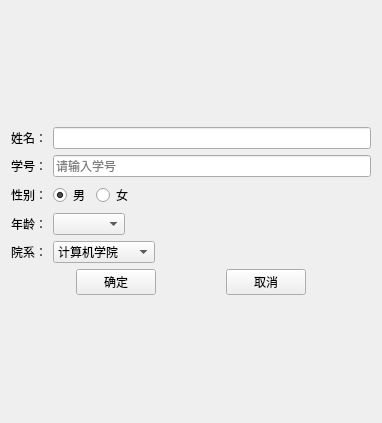
<?xml version="1.0" encoding="UTF-8"?>
<ui version="4.0">
 <class>AddStudent</class>
 <widget class="QWidget" name="AddStudent">
  <property name="geometry">
   <rect>
    <x>0</x>
    <y>0</y>
    <width>382</width>
    <height>423</height>
   </rect>
  </property>
  <property name="windowTitle">
   <string>Form</string>
  </property>
  <layout class="QGridLayout" name="gridLayout">
   <item row="0" column="0">
    <layout class="QVBoxLayout" name="verticalLayout">
     <item>
      <layout class="QHBoxLayout" name="horizontalLayout">
       <item>
        <widget class="QLabel" name="label_name">
         <property name="text">
          <string>姓名：</string>
         </property>
        </widget>
       </item>
       <item>
        <widget class="QLineEdit" name="lineEdit_name"/>
       </item>
      </layout>
     </item>
     <item>
      <layout class="QHBoxLayout" name="horizontalLayout_2">
       <item>
        <widget class="QLabel" name="label_classid">
         <property name="text">
          <string>学号：</string>
         </property>
        </widget>
       </item>
       <item>
        <widget class="QLineEdit" name="lineEdit_classId">
         <property name="placeholderText">
          <string>请输入学号</string>
         </property>
        </widget>
       </item>
      </layout>
     </item>
     <item>
      <layout class="QHBoxLayout" name="horizontalLayout_3">
       <item>
        <widget class="QLabel" name="label_sex">
         <property name="text">
          <string>性别：</string>
         </property>
        </widget>
       </item>
       <item>
        <widget class="QRadioButton" name="rBtn_man">
         <property name="text">
          <string>男</string>
         </property>
         <property name="checked">
          <bool>true</bool>
         </property>
         <attribute name="buttonGroup">
          <string notr="true">SexGroup</string>
         </attribute>
        </widget>
       </item>
       <item>
        <widget class="QRadioButton" name="rBtn_woman">
         <property name="text">
          <string>女</string>
         </property>
         <attribute name="buttonGroup">
          <string notr="true">SexGroup</string>
         </attribute>
        </widget>
       </item>
       <item>
        <spacer name="horizontalSpacer_6">
         <property name="orientation">
          <enum>Qt::Horizontal</enum>
         </property>
         <property name="sizeHint" stdset="0">
          <size>
           <width>40</width>
           <height>20</height>
          </size>
         </property>
        </spacer>
       </item>
      </layout>
     </item>
     <item>
      <layout class="QHBoxLayout" name="horizontalLayout_4">
       <item>
        <widget class="QLabel" name="label_age">
         <property name="text">
          <string>年龄：</string>
         </property>
        </widget>
       </item>
       <item>
        <widget class="QComboBox" name="cBox_age"/>
       </item>
       <item>
        <spacer name="horizontalSpacer_4">
         <property name="orientation">
          <enum>Qt::Horizontal</enum>
         </property>
         <property name="sizeHint" stdset="0">
          <size>
           <width>40</width>
           <height>20</height>
          </size>
         </property>
        </spacer>
       </item>
      </layout>
     </item>
     <item>
      <layout class="QHBoxLayout" name="horizontalLayout_5">
       <item>
        <widget class="QLabel" name="label_department">
         <property name="text">
          <string>院系：</string>
         </property>
        </widget>
       </item>
       <item>
        <widget class="QComboBox" name="cBox_dpt">
         <item>
          <property name="text">
           <string>计算机学院</string>
          </property>
         </item>
         <item>
          <property name="text">
           <string>汽修学院</string>
          </property>
         </item>
         <item>
          <property name="text">
           <string>酒店管理学院</string>
          </property>
         </item>
        </widget>
       </item>
       <item>
        <spacer name="horizontalSpacer_5">
         <property name="orientation">
          <enum>Qt::Horizontal</enum>
         </property>
         <property name="sizeHint" stdset="0">
          <size>
           <width>40</width>
           <height>20</height>
          </size>
         </property>
        </spacer>
       </item>
      </layout>
     </item>
     <item>
      <layout class="QHBoxLayout" name="horizontalLayout_6">
       <item>
        <spacer name="horizontalSpacer_2">
         <property name="orientation">
          <enum>Qt::Horizontal</enum>
         </property>
         <property name="sizeHint" stdset="0">
          <size>
           <width>40</width>
           <height>20</height>
          </size>
         </property>
        </spacer>
       </item>
       <item>
        <widget class="QPushButton" name="btn_ok">
         <property name="text">
          <string>确定</string>
         </property>
        </widget>
       </item>
       <item>
        <spacer name="horizontalSpacer">
         <property name="orientation">
          <enum>Qt::Horizontal</enum>
         </property>
         <property name="sizeHint" stdset="0">
          <size>
           <width>40</width>
           <height>20</height>
          </size>
         </property>
        </spacer>
       </item>
       <item>
        <widget class="QPushButton" name="btn_cancel">
         <property name="text">
          <string>取消</string>
         </property>
        </widget>
       </item>
       <item>
        <spacer name="horizontalSpacer_3">
         <property name="orientation">
          <enum>Qt::Horizontal</enum>
         </property>
         <property name="sizeHint" stdset="0">
          <size>
           <width>40</width>
           <height>20</height>
          </size>
         </property>
        </spacer>
       </item>
      </layout>
     </item>
    </layout>
   </item>
  </layout>
 </widget>
 <resources/>
 <connections/>
 <buttongroups>
  <buttongroup name="SexGroup"/>
 </buttongroups>
</ui>
